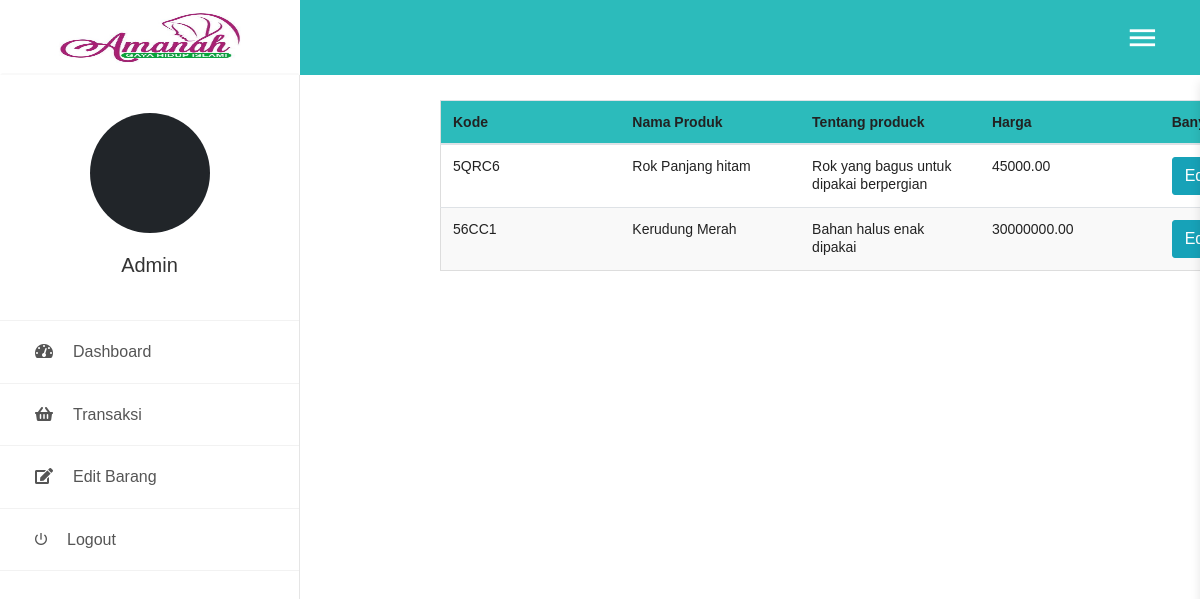
/admin.php (signed in), run on the app's committed database.
### tables this page shows
CREATE TABLE `products` (
  `id` int(11) NOT NULL,
  `product_code` varchar(60) NOT NULL,
  `product_name` varchar(60) NOT NULL,
  `product_desc` tinytext NOT NULL,
  `product_img_name` varchar(60) NOT NULL,
  `qty` int(5) NOT NULL,
  `price` decimal(10,2) NOT NULL
);

### admin.php (the view, shortened to what this page needs)
<?php
include 'backend/config.php';
?>
<!DOCTYPE html>
<html>
<head>
    <link href="css/font-face.css" rel="stylesheet" media="all">
    <link href="vendor/font-awesome-4.7/css/font-awesome.min.css" rel="stylesheet" media="all">
    <link href="vendor/font-awesome-5/css/fontawesome-all.min.css" rel="stylesheet" media="all">
    <link href="vendor/mdi-font/css/material-design-iconic-font.min.css" rel="stylesheet" media="all">
    <link rel="stylesheet" href="css/ind_admin.css" />
    <link rel="stylesheet" href="css/foundation.css" />
    <link href="vendor/bootstrap-4.1/bootstrap.min.css" rel="stylesheet" media="all">
    <link href="vendor/animsition/animsition.min.css" rel="stylesheet" media="all">
    <link href="vendor/bootstrap-progressbar/bootstrap-progressbar-3.3.4.min.css" rel="stylesheet" media="all">
    <link href="vendor/wow/animate.css" rel="stylesheet" media="all">
    <link href="vendor/css-hamburgers/hamburgers.min.css" rel="stylesheet" media="all">
    <link href="vendor/slick/slick.css" rel="stylesheet" media="all">
    <link href="vendor/select2/select2.min.css" rel="stylesheet" media="all">
    <link href="vendor/perfect-scrollbar/perfect-scrollbar.css" rel="stylesheet" media="all">
    <link href="vendor/vector-map/jqvmap.min.css" rel="stylesheet" media="all">
    <link rel="stylesheet" href="css/sweet-alert.css">
    <link href="css/theme.css" rel="stylesheet" media="all">
    <link rel="stylesheet" href="https://cdn.datatables.net/1.10.19/css/dataTables.bootstrap4.min.css">
</head>
<body class="animsition">
	<div class="page-wrapper">
		<aside class="menu-sidebar2">
			<div class="logo"  style="background-color:white;border:2px;border-style:solid;border-color:white;border-bottom-color:#F9F9F9;">
                <a href="#">
                    <img src="images/logo1.jpg" style="width:500px;height:50px;"alt="LOGO" />
                </a>
            </div>
            <div class="menu-sidebar2__content js-scrollbar1">
                <div class="account2">
                    <div class="image img-cir img-120"  style="background-color:#212529;">
                    </div>
                    <h4 class="name"><?php echo $_SESSION['fname']; ?></h4>
                </div>
                <nav class="navbar-sidebar2">
                    <ul class="list-unstyled navbar__list">
                        <li>
                            <a href="admininsert.php">
                            <i class="fas fa-tachometer-alt"></i>Dashboard</a>
                        </li>
                        <li>
                            <a href="transaksiadmin.php">
                            <i class="fas fa-shopping-basket"></i>Transaksi</a>
                        </li>
                        <li>
                            <a href="#">
                            <i class="fas fa-edit"></i>Edit Barang</a>
                        </li>
                        <li>
                            <a href="logout.php">
                            <i class="zmdi zmdi-power"></i>Logout</a>
                        </li>
                    </ul>
                </nav>
            </div>
		</aside>
		<div class="page-container2">
			<header class="header-desktop2 hd"  style="background-color:#2CBBBB">
                <div class="section__content section__content--p30">
                    <div class="container-fluid">
                        <div class="header-wrap2">
                                <div class="header-button-item mr-0 js-sidebar-btn">
                                    <i class="zmdi zmdi-menu"></i>
                                </div>
                            </div>
                        </div>
                    </div>
                </div>
    <div class="tabel" style="margin-top:100px;margin-left:440px;width:900px;">
      <table class="table">
          <thead class="thead2">
            <tr>
              <th style="text-align:left;" scope="col">Kode</th>
              <th style="text-align:left;" scope="col">Nama Produk</th>
              <th style="text-align:left;" scope="col">Tentang produck</th>
              <th style="text-align:left;" scope="col">Harga</th>
              <th style="text-align:left;" scope="col">Banyak</th>
            </tr>
          </thead>
          <tbody  style="text-align:center;">
            <?php
              $result = $mysqli->query('SELECT * FROM products order by id asc');
              if($result){
                while($obj = $result->fetch_object()) {
                  echo "<tr'>
                          <td>".$obj->product_code."</td>
                          <td>".$obj->product_name."</td>
                          <td>".$obj->product_desc."</td>
                          <td>".$obj->price."</td>
                          <td><a href='editbarang.php?id=".$obj->id."' class='btn btn-info'>Edit</a>
                          <a href='hapusbarang.php?id=".$obj->id."' class='btn btn-danger'>Hapus</a></td>
                          </tr>";
                }
              }
              ?>
          </tbody>
          </table>
      </div>
    </div>
</body>
</html>

### css/ind_admin.css (style rules this page uses)
.thead2 { background-color:#2CBBBB; color: white; }
.thead2 th { text-align: center; }

### data on the page
products: product_code "5QRC6", product_name "Rok Panjang hitam", product_desc "Rok yang bagus untuk dipakai berpergian", price "45000.00"
products: product_code "56CC1", product_name "Kerudung Merah", product_desc "Bahan halus enak dipakai", price "30000000.00"

### other printed values
$_SESSION['fname'] "Admin"
